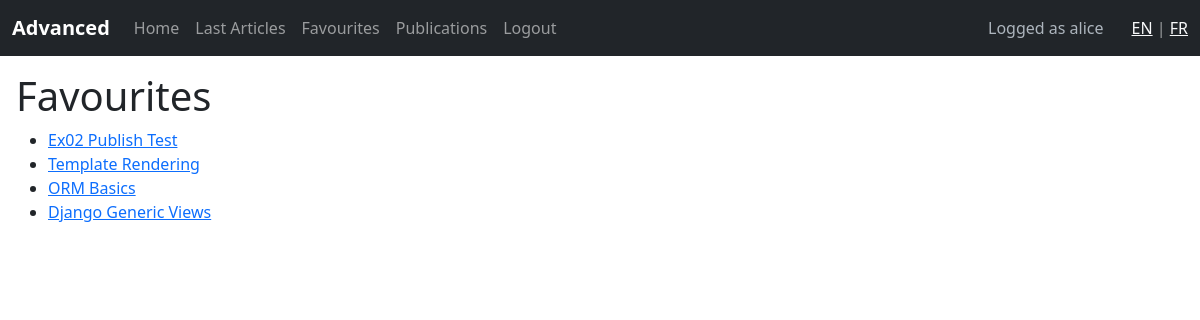
The app's page /en/favourites/ (signed in) with its own data.
### ex00/models.py (models this page shows, shortened)
class Article(models.Model):
    title = models.CharField(max_length=64, null=False)
    content = models.TextField(null=False)
    author = models.ForeignKey('auth.User', null=False, on_delete=models.CASCADE)
    synopsis = models.CharField(max_length=312, null=False)
    created = models.DateTimeField(auto_now_add=True)

### ex01/views.py (the view)
# urls.py: path('favourites/', ex01_views.FavouritesView.as_view(), name='favourites'),
class FavouritesView(LoginRequiredMixin, ListView):
    model = Article
    template_name = 'favourites.html'
    context_object_name = 'articles'
    def get_queryset(self):
        return Article.objects.filter(
            userfavouritearticle__user=self.request.user
        ).select_related('author').order_by('-created').distinct()

### Templates/favourites.html (shortened to what this page needs)
<!DOCTYPE html>
{% load static %}
<html lang="en">
<head>
    <link href="https://cdn.jsdelivr.net/npm/bootstrap@5.3.3/dist/css/bootstrap.min.css" rel="stylesheet">
    <link rel="stylesheet" href="{% static 'css/menu.css' %}">
</head>
<body>
    {% include 'partials/menu.html' %}
    <div class="content-wrap">
    <h1>Favourites</h1>
    <ul>
        {% for article in articles %}
            <li><a href="{% url 'detail' article.id %}">{{ article.title }}</a></li>
        {% empty %}
            <li>No favourite articles.</li>
        {% endfor %}
    </ul>
    </div>
</body>
</html>

### Templates/partials/menu.html (shortened to what this page needs)
{% load i18n %}
{% get_current_language as LANGUAGE_CODE %}
<nav class="navbar navbar-expand-lg navbar-dark bg-dark site-nav">
    <div class="container-fluid">
        <a class="navbar-brand" href="{% url 'home' %}">Advanced</a>
        <div class="collapse navbar-collapse" id="mainNav">
            <ul class="navbar-nav me-auto mb-2 mb-lg-0">
                <li class="nav-item">
                    <a class="nav-link" href="{% url 'home' %}">{% if LANGUAGE_CODE == 'fr' %}Accueil{% else %}Home{% endif %}</a>
                </li>
                <li class="nav-item">
                    <a class="nav-link" href="{% url 'articles' %}">{% if LANGUAGE_CODE == 'fr' %}Derniers articles{% else %}Last Articles{% endif %}</a>
                </li>
                {% if user.is_authenticated %}
                    <li class="nav-item">
                        <a class="nav-link" href="{% url 'favourites' %}">{% if LANGUAGE_CODE == 'fr' %}Favoris{% else %}Favourites{% endif %}</a>
                    </li>
                    <li class="nav-item">
                        <a class="nav-link" href="{% url 'publications' %}">{% if LANGUAGE_CODE == 'fr' %}Publications{% else %}Publications{% endif %}</a>
                    </li>
                    <li class="nav-item">
                        <a class="nav-link" href="{% url 'logout' %}">{% if LANGUAGE_CODE == 'fr' %}Déconnexion{% else %}Logout{% endif %}</a>
                    </li>
                {% endif %}
            </ul>
            {% if user.is_authenticated %}
                <span class="navbar-text logged-as">{% if LANGUAGE_CODE == 'fr' %}Connecté en tant que {{ user.username }}{% else %}Logged as {{ user.username }}{% endif %}</span>
            {% endif %}
            <span class="navbar-text ms-3">
                {% language 'en' %}
                    <a class="text-light" href="{% url 'articles' %}">EN</a>
                {% endlanguage %}
                |
                {% language 'fr' %}
                    <a class="text-light" href="{% url 'articles' %}">FR</a>
                {% endlanguage %}
            </span>
        </div>
    </div>
</nav>

### static/css/menu.css (style rules this page uses)
.site-nav { margin-bottom: 1rem; }
.site-nav .navbar-brand { font-weight: 600; }
.site-nav .logged-as { color: #adb5bd; margin-right: 0.75rem; }
.content-wrap { padding: 0 1rem 1rem; }

### records on screen
Article: title "Ex02 Publish Test"
Article: title "Template Rendering"
Article: title "ORM Basics"
Article: title "Django Generic Views"

### other values on screen
{{ user.username }} "alice"
